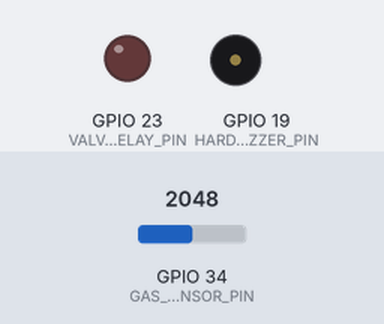
The sketch below on a simulated ESP32. Shown: output pins drawn as LEDs (lit = HIGH), buzzer (waves = sounding). Inputs (shaded band) come from the test bench; at power-on: GPIO 34 (GAS_SENSOR_PIN) = 2048. WiFi joins after 1.5 s; servers stay silent unless stated; what the sketch prints to the serial monitor is not drawn.

Above: at 2.8 s.
2.9 s: GPIO 34 (GAS_SENSOR_PIN) set to 2596
4.4 s: GPIO 34 (GAS_SENSOR_PIN) set to 2674
At 5.2 s:
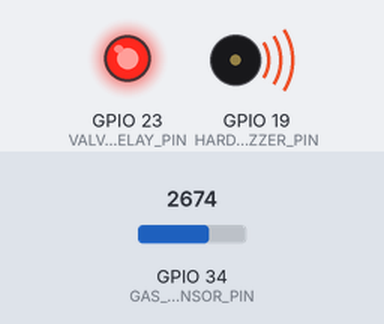
5.9 s: GPIO 34 (GAS_SENSOR_PIN) set to 2047
At 6.5 s:
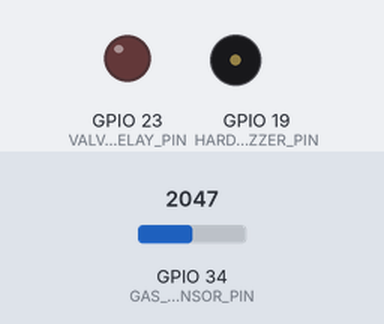
7.4 s: GPIO 34 (GAS_SENSOR_PIN) set to 2866
At 7.8 s:
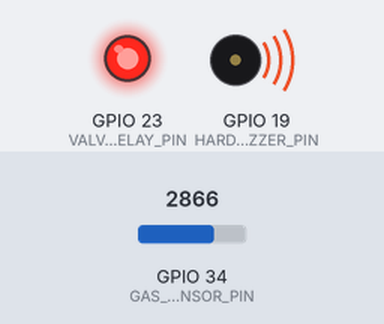
Timing chart, 0 to 9.9 s (numbered marks = the images above; inputs shaded):
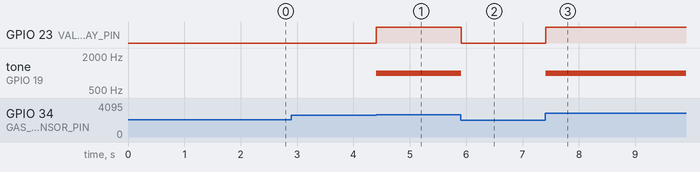

Measured:
- the behaviour switches between 2632 and 2633 on GPIO 34 (GAS_SENSOR_PIN) (found by bisection; images 0 and 1)
- after the input at 2.9 s, every drawn part: stays the same
- after the input at 4.4 s, GPIO 23 (VALVE_RELAY_PIN): LOW → HIGH at once; tone on GPIO 19 (HARDWARE_BUZZER_PIN): silent → 1000 Hz at once
- after the input at 5.9 s, GPIO 23 (VALVE_RELAY_PIN): HIGH → LOW at once; tone on GPIO 19 (HARDWARE_BUZZER_PIN): 1000 Hz → silent at once
- after the input at 7.4 s, GPIO 23 (VALVE_RELAY_PIN): LOW → HIGH at once; tone on GPIO 19 (HARDWARE_BUZZER_PIN): silent → 1000 Hz at once

The sketch:

sketch.ino
```cpp
#define BLYNK_TEMPLATE_ID "TMPL6UYYGfPL1"
#define BLYNK_TEMPLATE_NAME "Hydrogen Safety System"
#define BLYNK_AUTH_TOKEN "IboktRfFD4Z0WJnPG78KfDB4Vt1eLyhp"

#include <WiFi.h>
#include <WiFiClient.h>
#include <BlynkSimpleEsp32.h>
#include <WebSocketsClient.h>

// Pin Definitions
#define GAS_SENSOR_PIN 34
#define VALVE_RELAY_PIN 23     // Emergency Isolation Valve (LED)
#define HARDWARE_BUZZER_PIN 19 // Hardware Alarm Buzzer

const char* ssid = "Wokwi-GUEST";
const char* password = "";

WebSocketsClient webSocket;
bool alertSent = false;

void setup() {
  Serial.begin(115200);

  pinMode(VALVE_RELAY_PIN, OUTPUT);
  pinMode(HARDWARE_BUZZER_PIN, OUTPUT);

  digitalWrite(VALVE_RELAY_PIN, LOW);
  noTone(HARDWARE_BUZZER_PIN);

  // Connect to Wokwi Virtual Wi-Fi
  Serial.print("Connecting to WiFi");
  WiFi.begin(ssid, password);
  while (WiFi.status() != WL_CONNECTED) {
    delay(200);
    Serial.print(".");
  }
  Serial.println("\nWiFi Connected successfully!");

  // Initialize Blynk Cloud
  Blynk.config(BLYNK_AUTH_TOKEN, "blynk.cloud", 80);


  webSocket.begin("ws.postman-echo.com", 80, "/raw");
}

void loop() {
  Blynk.run();
  webSocket.loop();

  int analogValue = analogRead(GAS_SENSOR_PIN);
  int gasPpm = map(analogValue, 0, 4095, 200, 3000);

  // --- HARDWARE LOGIC & BLYNK NOTIFICATION LOGIC ---
  if (gasPpm >= 2000) {
    digitalWrite(VALVE_RELAY_PIN, HIGH);
    tone(HARDWARE_BUZZER_PIN, 1000);

    if (!alertSent) {
      Serial.println(">>> ALERT: Critical Gas Level Exceeded! Sending Blynk Notification... <<<");
      Blynk.logEvent("gas_leak", "Critical Hydrogen Leak Detected! Level: " + String(gasPpm) + " PPM");
      alertSent = true;
    } else {
      Serial.println("Gas Level: " + String(gasPpm) + " PPM | Status: [CRITICAL LEAK - ALREADY ALERTED]");
    }
  } else {
    digitalWrite(VALVE_RELAY_PIN, LOW);
    noTone(HARDWARE_BUZZER_PIN);
    Serial.println("Gas Level: " + String(gasPpm) + " PPM | Status: [NORMAL]");

    alertSent = false;
  }

  // Send Gas PPM Data to Blynk App
  Blynk.virtualWrite(V0, gasPpm);

  // Send Telemetry Payload to Web Dashboard
  String payload = "{\"ppm\":" + String(gasPpm) + "}";
  webSocket.sendTXT(payload);

  delay(500);
}
```
